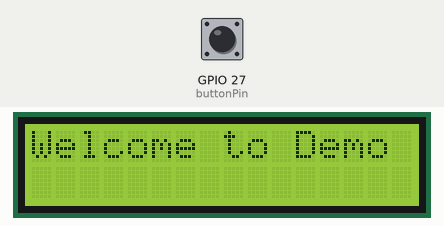
Simulated run of this sketch. Board: ESP32. On the bench: 16×2 character LCD. The test bench sets the inputs (shaded band); at power-on: GPIO 27 (buttonPin) HIGH. No radio packets arrive unless stated; what the sketch prints to the serial monitor is not drawn.

Above: at 1.2 s.
1.3 s: GPIO 27 (buttonPin) pulled LOW for 3.2 s
At 5.1 s:
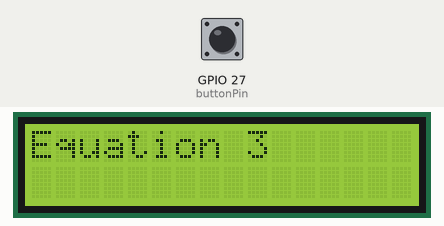
6.0 s: GPIO 27 (buttonPin) pulled LOW for 1.25 s
At 9.1 s:
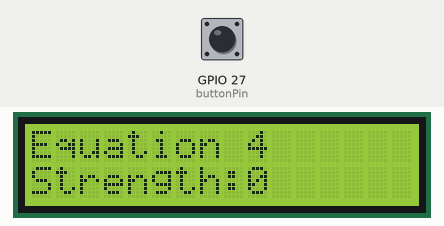
10.1 s: GPIO 27 (buttonPin) pulled LOW for 1.25 s
At 12.9 s:
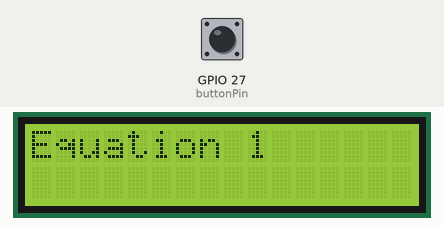
Timing chart, 0 to 14.4 s (numbered marks = the images above; inputs shaded):
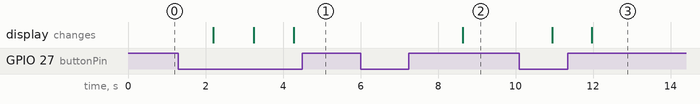

The sketch:

Zone4.ino
```cpp
#include <Adafruit_NeoPixel.h> // Include the Adafruit NeoPixel library
#include <Wire.h>
#include <LiquidCrystal_I2C.h> //for the lcd display
#include <SPI.h>
#include <RF24.h> //for the RF board

//button display
const int buttonPin = 27; //button pin
int buttonState = 0; //is the button pressed
String message = ""; // display of which equation is used

//SDA->21,SCL->22 for displayer thing
LiquidCrystal_I2C lcd(0x27,16,2);  // set the LCD address to 0x27 for a 16 chars and 2 line display
int count = 0;

RF24 radio(4, 5); // CE, CSN pins

const uint8_t num_channels = 126;
uint8_t values[num_channels];

void setup() {
  Serial.begin(115200);
  //radio init
  radio.begin();
  radio.setAutoAck(false);
  radio.startListening();
  radio.stopListening(); // We just want to scan the carrier
  Serial.println("nRF24L01 WiFi Signal Strength Scanner");


   //Display init
  lcd.init();// initialize the lcd
  lcd.backlight(); // Turns on the LCD backlight.
  lcd.print("Hello, world!");   // Print a message to the LCD.

}

void loop(){


  equationDisplay();
  if (count == 4){
    equationFourLoop();
  }else{
    Serial.println("NotEquation");
     delay(1000);
     clearRow(1);
  }


}

void equationFourLoop() {
  memset(values, 0, sizeof(values));

  // Scan all channels 100 times to get an average activity level
  int scan_rep = 100;
  while (scan_rep--) {
    for (int i = 0; i < num_channels; i++) {
      radio.setChannel(i);
      radio.startListening();
      delayMicroseconds(128); // Short wait for signal detection
      if (radio.testRPD()) {  // Returns true if signal > -64dBm
        values[i]++;
      }
      radio.stopListening();
    }
  }

  int totalBars = 0;
  // Print the "Graph" to Serial Monitor
  for (int i = 0; i < num_channels; i++) {
    uint8_t bar_height = values[i] / 4; // Scale for display
    if (bar_height > 0) {
      Serial.print(i < 10 ? "0" : "");
      Serial.print(i);
      Serial.print(": ");
      for (int j = 0; j < bar_height; j++) Serial.print("|");
      Serial.println();
      totalBars += bar_height;

    }
  }


  clearRow(1);
  lcd.print("Strength:");
  lcd.print(totalBars);
  Serial.println(totalBars);
  Serial.println("---------------------------------------");

}


void equationDisplay()
{

  //start of new thing
  clearRow(0);
  //lcd.print("NUMBER");
  //lcd.setCursor(0,1);
  buttonState = digitalRead(buttonPin);
  //Serial.println(buttonState);
  if(buttonState == LOW){

     if(count == 4){
      count = 1;
    }else{
      count++;
    }

  }
  // check to see what message should be displayed
    if(count == 4){
      message = "Equation 4";
    }else if(count ==3) {
      message = "Equation 3";
    }else if (count ==2){
      message = "Equations 2";
    }else if (count ==1){
      message = "Equation 1";
    }else{
      message = "Welcome to Demo";
    }

  lcd.print(message);

}


void clearRow(int rowNum) {
  lcd.setCursor(0, rowNum);
  lcd.print("                "); // 16 spaces
  lcd.setCursor(0, rowNum); // Optional: reset cursor to 0,0
}
```

Measured:
- after the input at 1.3 s, the display: first changes after 0.90 s (image 1 shows a later state)
- after the input at 6.0 s, the display: changes after 2.6 s (image 2)
- after the input at 10.1 s, the display: first changes after 0.85 s (image 3 shows a later state)
